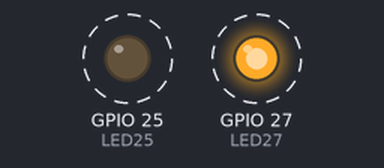
Recording of a sketch running on a simulated ESP32. Parts: output pins drawn as LEDs (lit = HIGH). Dashed ring = blinking.

Above: at 0.5 s.
Timing chart, 0 to 4.6 s (numbered marks = the images above):
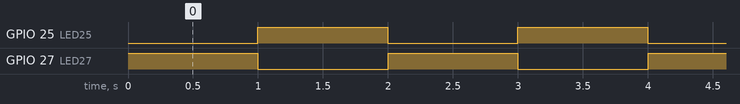

The sketch:

blink_led.ino
```cpp
#define LED27 27
#define LED25 25
void setup() {
  pinMode(LED27, OUTPUT);
  pinMode(LED25, OUTPUT);
}

void loop() {
  digitalWrite(LED27, HIGH);
  delay(1000);
  digitalWrite(LED27, LOW);
  digitalWrite(LED25, HIGH);
  delay(1000);
  digitalWrite(LED25, LOW);
}
```

Measured:
- by itself, GPIO 25 (LED25), GPIO 27 (LED27): alternates HIGH for 1.0 s and LOW for 1.0 s
- by itself, everything shown: repeats every 2.0 s, in 3 steps
